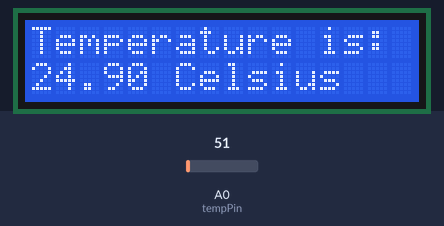
Recording of a sketch running on a simulated Arduino Uno, built with avr-gcc and run on an emulated ATmega328P. Parts: 16×2 character LCD. Inputs (shaded band) come from the test bench; at power-on: A0 (tempPin) = 51.

Above: at 1.2 s.
1.3 s: A0 (tempPin) set to 22
At 6.3 s:
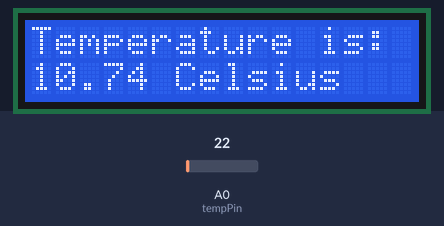
7.3 s: A0 (tempPin) set to 18
At 11.4 s:
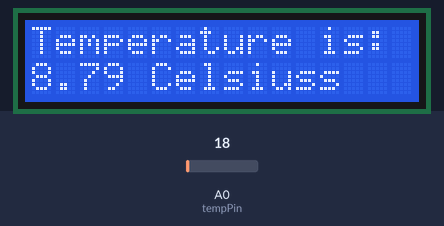
13.3 s: A0 (tempPin) set to 30
At 16.5 s:
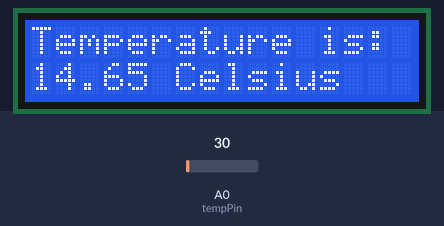
Timing chart, 0 to 18.0 s (numbered marks = the images above; inputs shaded):
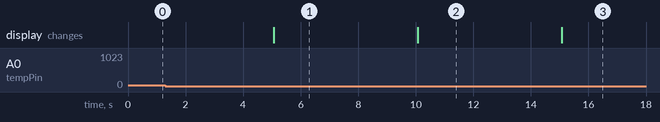

Measured:
- the behaviour switches between 21 and 20 on A0 (tempPin) (found by bisection; images 1 and 2)
- after the input at 1.3 s, the display: changes after 3.8 s (image 1)
- after the input at 7.3 s, the display: changes after 2.8 s (image 2)
- after the input at 13.3 s, the display: changes after 1.8 s (image 3)

The sketch:

Temperature_LCD.ino
```cpp
#include <LiquidCrystal.h>
LiquidCrystal lcd(12, 11, 5, 4, 3, 2);
float tempC;
int tempPin = 0;

void setup() {

  lcd.begin(16, 2);
  lcd.print("Temperature is:");
}

void loop() {
  tempC = analogRead(tempPin);

  tempC = (5.0 * tempC * 100.0) / 1024.0;
  lcd.setCursor(0, 1);
  lcd.print(tempC);
  lcd.print(" Celsius");
  delay(5000);
}
```
